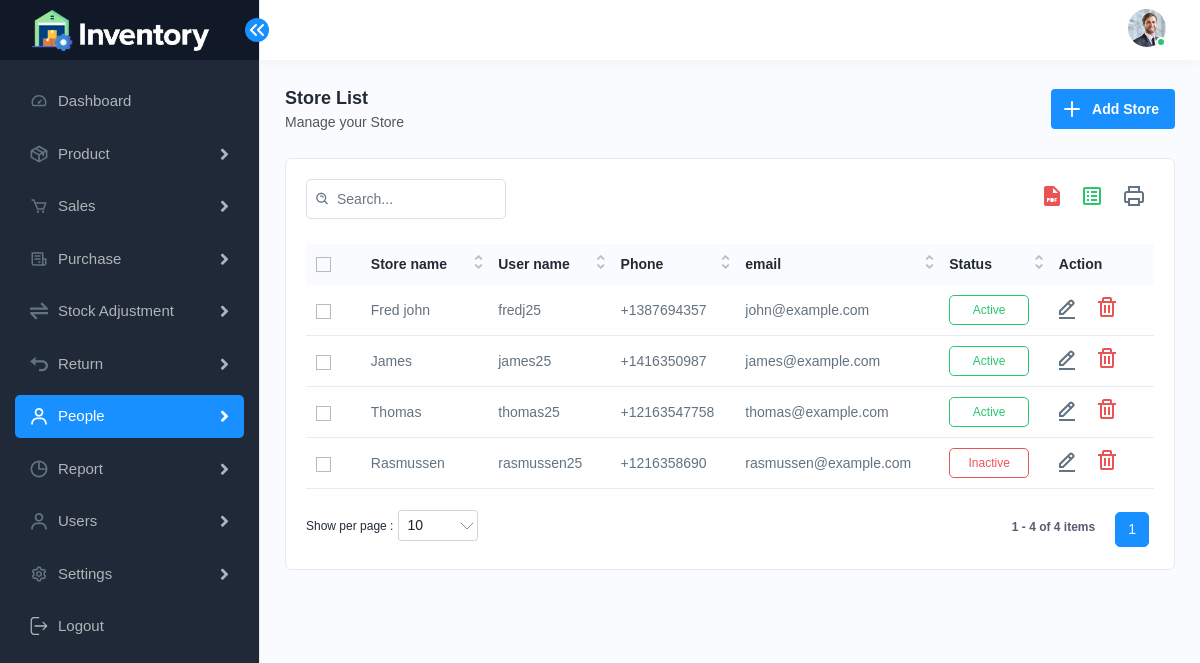
/admin/people/store-list.php (signed in), run on the app's committed database.
### tables this page shows
CREATE TABLE `general_settings` (
  `id` int(11) NOT NULL,
  `company_name` varchar(100) NOT NULL,
  `company_email` varchar(100) NOT NULL,
  `phone_number` varchar(20) NOT NULL,
  `currency` varchar(10) NOT NULL,
  `time_zone` varchar(50) NOT NULL,
  `date_format` varchar(20) NOT NULL,
  `company_logo` varchar(255) DEFAULT NULL,
  `favicon_icon` varchar(255) DEFAULT NULL,
  `address` text NOT NULL,
  `updated_at` timestamp NOT NULL DEFAULT current_timestamp() ON UPDATE current_timestamp()
);

CREATE TABLE `user` (
  `user_id` int(11) NOT NULL,
  `name` varchar(50) NOT NULL,
  `username` varchar(20) NOT NULL,
  `password` text NOT NULL,
  `email_id` text NOT NULL,
  `phone` varchar(20) NOT NULL,
  `role` enum('admin','user') NOT NULL,
  `image` varchar(255) DEFAULT NULL
);

CREATE TABLE `stores` (
  `id` int(11) NOT NULL,
  `store_name` varchar(100) NOT NULL,
  `user_name` varchar(20) NOT NULL,
  `password` text NOT NULL,
  `phone` varchar(20) DEFAULT NULL,
  `email` varchar(100) DEFAULT NULL,
  `status` enum('Active','Inactive') NOT NULL DEFAULT 'Active',
  `updated_at` timestamp NOT NULL DEFAULT current_timestamp() ON UPDATE current_timestamp()
);

### admin/people/store-list.php (the view, shortened to what this page needs)
<?php include('../../login_check.php');
include('../../include/header.php');
include('../../db_connection.php');
$query = "SELECT * FROM stores ORDER BY id ASC";
$result = mysqli_query($conn, $query);
?>
<div class="page-wrapper">
    <div class="content">
        <div class="page-header">
            <div class="page-title">
                <h4>Store List</h4>
                <h6>Manage your Store</h6>
            </div>
            <div class="page-btn">
                <a href="add-store.php" class="btn btn-added"><img src="<?php echo SITE_URL; ?>assets/img/icons/plus.svg" alt="img"
                        class="me-2">Add Store</a>
            </div>
        </div>
        <div class="card">
            <div class="card-body">
                <?php if (mysqli_num_rows($result) > 0) { ?>
                <div class="table-top">
                    <div class="search-set">
                        <div class="search-input">
                            <a class="btn btn-searchset"><img src="<?php echo SITE_URL; ?>assets/img/icons/search-white.svg" alt="img"></a>
                        </div>
                    </div>
                    <div class="wordset">
                        <ul>
                            <li>
                                <a data-bs-toggle="tooltip" data-bs-placement="top" title="pdf"><img
                                        src="<?php echo SITE_URL; ?>assets/img/icons/pdf.svg" alt="img"></a>
                            </li>
                            <li>
                                <a data-bs-toggle="tooltip" data-bs-placement="top" title="excel"><img
                                        src="<?php echo SITE_URL; ?>assets/img/icons/excel.svg" alt="img"></a>
                            </li>
                            <li>
                                <a data-bs-toggle="tooltip" data-bs-placement="top" title="print"><img
                                        src="<?php echo SITE_URL; ?>assets/img/icons/printer.svg" alt="img"></a>
                            </li>
                        </ul>
                    </div>
                </div>
                <div class="table-responsive">
                    <table class="table  datanew">
                        <thead>
                            <tr>
                                <th>
                                    <label class="checkboxs">
                                        <span class="checkmarks"></span>
                                    </label>
                                </th>
                                <th>Store name </th>
                                <th>User name </th>
                                <th>Phone</th>
                                <th>email</th>
                                <th>Status</th>
                                <th>Action</th>
                            </tr>
                        </thead>
                        <tbody>
                            <?php
                                while ($row = mysqli_fetch_assoc($result)) {
                                    $store_id = $row['id'];
                                    $store_name = $row['store_name'];
                                    $user_name = $row['user_name'];
                                    $phone = $row['phone'];
                                    $email = $row['email'];
                                    $status = (strtolower($row['status']) == "active" || $row['status'] == 1) ? "Active" : "Inactive";
                                    $class = ($status == 'Active') ? 'bg-lightgreen' : 'bg-lightred';
                                    echo "<tr>
                                            <td>
                                                <label class='checkboxs'>
                                                    <input type='checkbox'>
                                                    <span class='checkmarks'></span>
                                                </label>
                                            </td>
                                            <td>$store_name</td>
                                            <td>$user_name</td>
                                            <td>$phone</td>
                                            <td>$email</td>
                                            <td><span class='badges $class'>$status</span></td>
                                            <td>
                                                <a class='me-3' href='add-store.php?id=$store_id'>
                                                    <img src='" . SITE_URL . "assets/img/icons/edit.svg' alt='Edit'>
                                                </a>
                                                <a class='me-3 confirm-text' href='store-list.php?delete_id=$store_id' onclick='return confirm(\"Are you sure?\")'>
                                                    <img src='" . SITE_URL . "assets/img/icons/delete.svg' alt='Delete'>
                                                </a>
                                            </td>
                                        </tr>";
                                }
                            ?>
                        </tbody>
                    </table>
                </div>
                <?php } ?>
            </div>
        </div>
    </div>
</div>
</div>
<?php include('../../include/footer.php'); ?>

### include/header.php (shortened to what this page needs)
<?php include('config.php');
include($_SERVER['DOCUMENT_ROOT'] . "/projects/Inventory-Management-System/db_connection.php");
$user_id = $_SESSION['user_id'];
$query = "SELECT * FROM user WHERE user_id = ?";
$stmt = $conn->prepare($query);
$stmt->bind_param("i", $user_id);
$stmt->execute();
$result = $stmt->get_result();
$user = $result->fetch_assoc();
$general_settings = $conn->query("SELECT * FROM general_settings")->fetch_assoc();
$company_logo = !empty($general_settings['company_logo']) ? SITE_URL . 'uploads/logo/' . $general_settings['company_logo'] : SITE_URL . 'assets/img/inventory-logo.png';
?>
<!DOCTYPE html>
<html lang="en">
<head>
    <link rel="stylesheet" href="<?php echo SITE_URL; ?>assets/css/bootstrap.min.css">
    <link rel="stylesheet" href="<?php echo SITE_URL; ?>assets/css/animate.css">
    <link rel="stylesheet" href="<?php echo SITE_URL; ?>assets/plugins/select2/css/select2.min.css">
    <link rel="stylesheet" href="<?php echo SITE_URL; ?>assets/css/bootstrap-datetimepicker.min.css">
    <link rel="stylesheet" href="<?php echo SITE_URL; ?>assets/plugins/owlcarousel/owl.carousel.min.css">
    <link rel="stylesheet" href="<?php echo SITE_URL; ?>assets/plugins/owlcarousel/owl.theme.default.min.css">
    <link rel="stylesheet" href="<?php echo SITE_URL; ?>assets/css/dataTables.bootstrap4.min.css">
    <link rel="stylesheet" href="<?php echo SITE_URL; ?>assets/plugins/fontawesome/css/fontawesome.min.css">
    <link rel="stylesheet" href="<?php echo SITE_URL; ?>assets/plugins/fontawesome/css/all.min.css">
    <link rel="stylesheet" href="<?php echo SITE_URL; ?>assets/css/buttons.dataTables.min.css">
    <link rel="stylesheet" href="<?php echo SITE_URL; ?>assets/css/style.css">
</head>
<body>
    <div class="main-wrapper">
        <div class="header">
            <div class="header-left active">
                <a href="<?= DASHBOARD_URL ?>" class="logo">
                    <img src="<?php echo $company_logo; ?>" alt="">
                </a>
                <a id="toggle_btn" href="javascript:void(0);">
                </a>
            </div>
            <ul class="nav user-menu">
                <li class="nav-item dropdown has-arrow main-drop">
                    <a href="javascript:void(0);" class="dropdown-toggle nav-link userset" data-bs-toggle="dropdown">
                        <span class="user-img"><img src="<?php echo SITE_URL . 'uploads/profile/' . ($user['image'] ?? 'user.png'); ?>" alt="">
                            <span class="status online"></span></span>
                    </a>
                </li>
            </ul>
        </div>
        <div class="sidebar" id="sidebar">
            <div class="sidebar-inner slimscroll">
                <div id="sidebar-menu" class="sidebar-menu">
                    <ul>
                        <li class="">
                            <a href="<?= DASHBOARD_URL ?>"><img
                                    src="<?php echo SITE_URL; ?>assets/img/icons/dashboard.svg" alt="img"><span>
                                    Dashboard</span> </a>
                        </li>
                        <li class="submenu">
                            <a href="javascript:void(0);"><img src="<?php echo SITE_URL; ?>assets/img/icons/product.svg"
                                    alt="img"><span>
                                    Product</span> <span class="menu-arrow"></span></a>
                        </li>
                        <li class="submenu">
                            <a href="javascript:void(0);"><img src="<?php echo SITE_URL; ?>assets/img/icons/sales1.svg"
                                    alt="img"><span>
                                    Sales</span> <span class="menu-arrow"></span></a>
                        </li>
                        <li class="submenu">
                            <a href="javascript:void(0);"><img
                                    src="<?php echo SITE_URL; ?>assets/img/icons/purchase1.svg" alt="img"><span>
                                    Purchase</span> <span class="menu-arrow"></span></a>
                        </li>
                        <li class="submenu">
                            <a href="javascript:void(0);"><img
                                    src="<?php echo SITE_URL; ?>assets/img/icons/transfer1.svg" alt="img"><span>
                                    Stock Adjustment</span> <span class="menu-arrow"></span></a>
                        </li>
                        <li class="submenu">
                            <a href="javascript:void(0);"><img src="<?php echo SITE_URL; ?>assets/img/icons/return1.svg"
                                    alt="img"><span>
                                    Return</span> <span class="menu-arrow"></span></a>
                        </li>
                        <li class="submenu">
                            <a href="javascript:void(0);"><img src="<?php echo SITE_URL; ?>assets/img/icons/users1.svg"
                                    alt="img"><span>
                                    People</span> <span class="menu-arrow"></span></a>
                        </li>
                        <li class="submenu">
                            <a href="javascript:void(0);"><img src="<?php echo SITE_URL; ?>assets/img/icons/time.svg"
                                    alt="img"><span>
                                    Report</span> <span class="menu-arrow"></span></a>
                        </li>
                        <li class="submenu">
                            <a href="javascript:void(0);"><img src="<?php echo SITE_URL; ?>assets/img/icons/users1.svg"
                                    alt="img"><span>
                                    Users</span> <span class="menu-arrow"></span></a>
                        </li>
                        <li class="submenu">
                            <a href="javascript:void(0);"><img
                                    src="<?php echo SITE_URL; ?>assets/img/icons/settings.svg" alt="img"><span>
                                    Settings</span> <span class="menu-arrow"></span></a>
                        </li>
                        <li class="">
                            <a href="<?= LOGOUT_URL ?>">
                                <img src="<?php echo SITE_URL; ?>assets/img/icons/logout.svg" alt="img"><span>Logout</span>
                            </a>
                        </li>
                    </ul>
                </div>
            </div>
        </div>

### data on the page
general_settings: company_logo (picture)
user: image (picture)
stores: store_name "Fred john", user_name "fredj25", phone "+1387694357", email "john@example.com", status "Active"
stores: store_name "James", user_name "james25", phone "+1416350987", email "james@example.com", status "Active"
stores: store_name "Thomas", user_name "thomas25", phone "+12163547758", email "thomas@example.com", status "Active"
stores: store_name "Rasmussen", user_name "rasmussen25", phone "+1216358690", email "rasmussen@example.com", status "Inactive"
